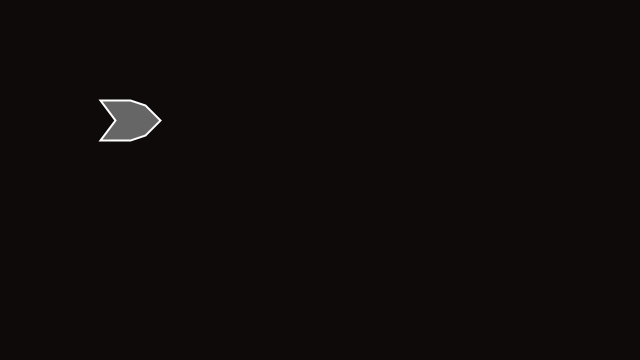
Frame 1 (no input)
Frame 60 (the mouse pressed at the canvas centre just before this capture): identical to frame 1, image omitted
Frame 120 (the mouse held since frame 60 and released just before this capture): identical to frame 1, image omitted

The Processing sketch that drew this single still picture (run headless with seeded random() and noise(); from frame 60 on, the mouse is pressed at the canvas centre):

// Processing sketch: LogicGateSim
// ── LogicGateSim.pde
PShape Or;
PShape And;
PShape Not;
OrGate Gate;
void setup(){
    frameRate(60);
    size(640, 360);
    Or=createShape();
    Or.beginShape();
    Or.fill(102);
    Or.stroke(255);
    Or.strokeWeight(2);
    // Here, we are hardcoding a series of vertices
    Or.vertex(0,0);
    Or.vertex(30,0);
    Or.vertex(45,5);
    Or.vertex(60,20);
    Or.vertex(45,40-5);
    Or.vertex(30,40);
    Or.vertex(0,40);
    Or.vertex(15,20);
    Or.endShape(CLOSE);
    
    And=createShape();
    And.beginShape();
    And.fill(102);
    And.stroke(255);
    And.strokeWeight(2);
    // Here, we are hardcoding a series of vertices
    And.vertex(5,0);
    And.vertex(30,0);
    And.vertex(47,5);
    And.vertex(60,20);
    And.vertex(47,40-5);
    And.vertex(30,40);
    And.vertex(5,40);
    And.endShape(CLOSE);
    
    Not=createShape();
    Not.beginShape();
    Not.fill(102);
    Not.stroke(255);
    Not.strokeWeight(2);
    Not.vertex(0,0);
    //Not.vertex(30,15);
    for(float ang=0.2;ang<PI*2-0.2;ang+=0.3){
      Not.vertex(30+3-cos(ang)*5,15-sin(ang)*5);
    }
    Not.vertex(0,30);
    Not.endShape(CLOSE);
    
    Gate= new OrGate(new PVector(100,100));
}
void draw(){
  background(15,10,10); 
  fill(0);
  Gate.Draw();
  //translate(mouseX,mouseY);
  //shape(Or);
  //translate(100,0);
  //shape(And);
  // translate(100,0);
  //shape(Not);
}
// ── Gates.pde
class Gate{
  PVector Pos;
  boolean[] Inp;
  boolean[] Out;
  
  Gate(PVector dPos, int NumInps, int NumOut){
    Pos=dPos;
    Inp=new boolean[NumInps];
    Out=new boolean[NumOut];
  }
  void Draw(){
  }
  void CalcOut(){
  }
}
class OrGate extends Gate{
  OrGate(PVector dPos){
    super(dPos,2,1);
  }
  void Draw(){
    shape(Or,Pos.x,Pos.y);
  }
}
